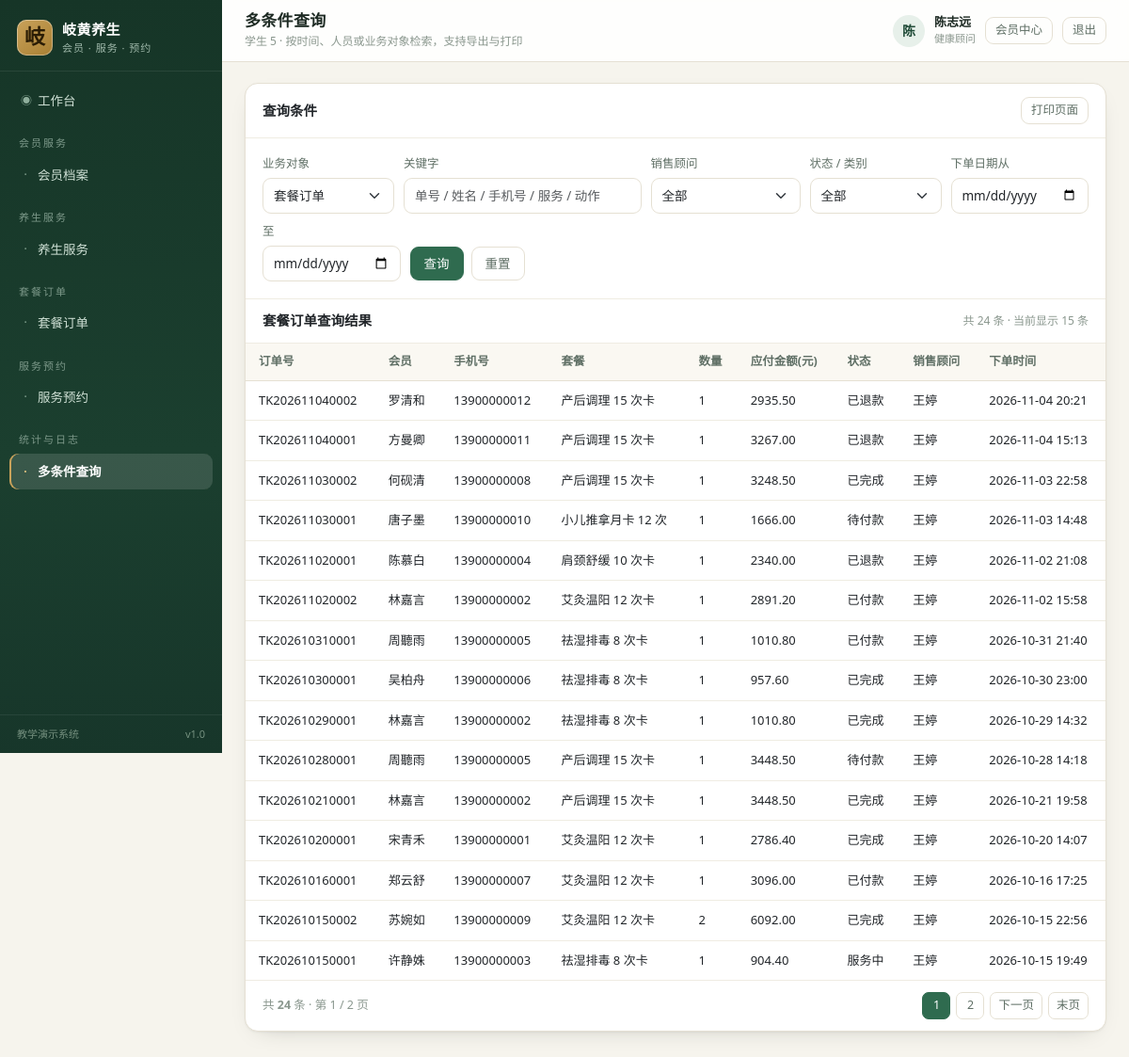
Screenshot of /reports/search/ (signed in) with the database file from the repository.
### core/models.py (models this page shows, shortened)
class Menu(models.Model):
    GROUP_CHOICES = [
        ("member", "会员服务"),
        ("service", "养生服务"),
        ("order", "套餐订单"),
        ("appointment", "服务预约"),
        ("report", "统计与日志"),
        ("system", "系统管理"),
    ]
    code = models.CharField("菜单编码", max_length=50, unique=True)
    name = models.CharField("菜单名称", max_length=50)
    url_name = models.CharField("路由名称", max_length=80)
    perm_codename = models.CharField("所需权限", max_length=100, blank=True,
                                     help_text="如 services.view_healthservice，留空表示登录即可访问")
    icon = models.CharField("图标", max_length=40, default="bi-circle")
    role_scope = models.CharField(
        "适用角色", max_length=120, blank=True,
        help_text="逗号分隔的角色编码（如 member,therapist），留空表示全部角色",
    )
    group = models.CharField("分组", max_length=20, choices=GROUP_CHOICES, default="service")
    sort_order = models.IntegerField("排序", default=0)
    is_active = models.BooleanField("启用", default=True)
    class Meta:
        verbose_name = "系统菜单"
        verbose_name_plural = "系统菜单"
        ordering = ["group", "sort_order", "id"]

### accounts/models.py (models this page shows, shortened)
class User(AbstractUser):
    ROLE_CHOICES = [
        ("admin", "系统管理员"),
        ("service_manager", "服务主管"),
        ("order_clerk", "订单专员"),
        ("therapist", "健康顾问"),
        ("reporter", "报表专员"),
        ("member", "会员"),
    ]
    ROLE_GROUP_MAP = {
        "admin": "系统管理员",
        "service_manager": "服务主管",
        "order_clerk": "订单专员",
        "therapist": "健康顾问",
        "reporter": "报表专员",
        "member": "会员",
    }
    role = models.CharField("角色", max_length=30, choices=ROLE_CHOICES, default="member")
    display_name = models.CharField("姓名", max_length=30, blank=True)
    phone = models.CharField("联系电话", max_length=20, blank=True)
    last_login_ip = models.CharField("最近登录IP", max_length=45, blank=True)
    class Meta:
        verbose_name = "系统用户"
        verbose_name_plural = "系统用户"
        ordering = ["-date_joined"]
    @property
    def is_member(self):
        return self.role == "member"

class Member(models.Model):
    LEVEL_CHOICES = [
        ("bronze", "普通会员"),
        ("silver", "银卡会员"),
        ("gold", "金卡会员"),
        ("diamond", "钻石会员"),
    ]
    LEVEL_DISCOUNT = {"bronze": 1.00, "silver": 0.95, "gold": 0.90, "diamond": 0.85}
    GENDER_CHOICES = [("M", "男"), ("F", "女"), ("U", "未知")]
    member_no = models.CharField("会员编号", max_length=20, unique=True, db_index=True)
    user = models.OneToOneField(
        "accounts.User", verbose_name="登录账号", on_delete=models.SET_NULL,
        null=True, blank=True, related_name="member_profile",
    )
    name = models.CharField("会员姓名", max_length=30)
    gender = models.CharField("性别", max_length=1, choices=GENDER_CHOICES, default="U")
    birthday = models.DateField("出生日期", null=True, blank=True)
    phone = models.CharField("手机号", max_length=20, unique=True)
    level = models.CharField("会员等级", max_length=20, choices=LEVEL_CHOICES, default="bronze")
    points = models.IntegerField("积分", default=0)
    balance = models.DecimalField("账户余额", max_digits=10, decimal_places=2, default=0)
    constitution = models.CharField("中医体质", max_length=30, blank=True,
                                    help_text="如 平和质、气虚质、阳虚质、痰湿质等")
    health_notes = models.TextField("健康备注", blank=True)
    allergy = models.CharField("过敏史", max_length=120, blank=True)
    tags = models.CharField("标签", max_length=120, blank=True, help_text="逗号分隔，如 肩颈不适,睡眠差")
    join_date = models.DateField("入会日期", default=local_today)
    is_active = models.BooleanField("有效", default=True)
    remark = models.TextField("其他说明", blank=True)
    created_by = models.ForeignKey(
        "accounts.User", verbose_name="建档人", on_delete=models.SET_NULL,
        null=True, blank=True, related_name="created_members",
    )
    created_at = models.DateTimeField("创建时间", auto_now_add=True)
    updated_at = models.DateTimeField("更新时间", auto_now=True)
    class Meta:
        verbose_name = "会员档案"
        verbose_name_plural = "会员档案"
        ordering = ["-created_at"]
        indexes = [models.Index(fields=["level", "is_active"])]

### orders/models.py (models this page shows, shortened)
class Order(models.Model):
    STATUS_CHOICES = [
        ("pending", "待付款"),
        ("paid", "已付款"),
        ("servicing", "服务中"),
        ("completed", "已完成"),
        ("cancelled", "已取消"),
        ("refunded", "已退款"),
    ]
    STATUS_FLOW = {
        "pending": ["paid", "cancelled"],
        "paid": ["servicing", "refunded"],
        "servicing": ["completed", "refunded"],
        "completed": [],
        "cancelled": [],
        "refunded": [],
    }
    order_no = models.CharField("订单号", max_length=24, unique=True, db_index=True)
    member = models.ForeignKey("accounts.Member", verbose_name="会员", on_delete=models.PROTECT,
                               related_name="orders")
    package = models.ForeignKey(Package, verbose_name="套餐", on_delete=models.PROTECT, related_name="orders")
    quantity = models.IntegerField("购买数量", default=1)
    unit_price = models.DecimalField("单价(元)", max_digits=10, decimal_places=2, default=0)
    total_amount = models.DecimalField("明细合计(元)", max_digits=12, decimal_places=2, default=0)
    discount_amount = models.DecimalField("优惠金额(元)", max_digits=10, decimal_places=2, default=0)
    pay_amount = models.DecimalField("应付金额(元)", max_digits=12, decimal_places=2, default=0)
    status = models.CharField("订单状态", max_length=20, choices=STATUS_CHOICES, default="pending")
    salesperson = models.ForeignKey("accounts.User", verbose_name="销售顾问", on_delete=models.SET_NULL,
                                    null=True, blank=True, related_name="orders")
    remark = models.TextField("订单备注", blank=True)
    cancel_reason = models.CharField("取消/退款原因", max_length=200, blank=True)
    created_at = models.DateTimeField("下单时间", auto_now_add=True)
    updated_at = models.DateTimeField("更新时间", auto_now=True)
    paid_at = models.DateTimeField("付款时间", null=True, blank=True)
    completed_at = models.DateTimeField("完成时间", null=True, blank=True)
    class Meta:
        verbose_name = "套餐订单"
        verbose_name_plural = "套餐订单"
        ordering = ["-created_at"]
        permissions = [
            ("export_order", "导出套餐订单数据"),
            ("change_order_status", "变更订单状态"),
        ]
        indexes = [models.Index(fields=["status", "created_at"])]

class Package(models.Model):
    STATUS_CHOICES = [("on", "在售"), ("off", "停售")]
    code = models.CharField("套餐编码", max_length=20, unique=True)
    name = models.CharField("套餐名称", max_length=60)
    description = models.TextField("套餐说明", blank=True)
    price = models.DecimalField("套餐原价(元)", max_digits=10, decimal_places=2, default=0)
    member_price = models.DecimalField("会员价(元)", max_digits=10, decimal_places=2, default=0)
    valid_days = models.IntegerField("有效期(天)", default=365)
    status = models.CharField("状态", max_length=10, choices=STATUS_CHOICES, default="on")
    is_recommended = models.BooleanField("推荐套餐", default=False)
    created_at = models.DateTimeField("创建时间", auto_now_add=True)
    class Meta:
        verbose_name = "养生套餐"
        verbose_name_plural = "养生套餐"
        ordering = ["-is_recommended", "id"]

### reports/views.py (the view)
# urls.py: path("search/", views.SearchView.as_view(), name="search"),
class SearchView(PermRequiredMixin, View):
    permission_required = "core.query_report"
    template_name = "reports/search.html"
    def get(self, request):
        key = request.GET.get("dataset", "orders")
        ctx = _context(request, key)
        record_log(request, "多条件查询", category="query", target_type="Report",
                   target_repr=ctx["dataset"]["title"],
                   detail=f"关键字={ctx['keyword'] or '空'}；状态={ctx['status'] or '全部'}；"
                          f"时间={ctx['date_from'] or '不限'}~{ctx['date_to'] or '不限'}；命中 {ctx['total']} 条")
        return render(request, self.template_name, ctx)

### core/context_processors.py (called while the page is built)
def navigation(request):
    user = getattr(request, "user", None)
    if user is None or not user.is_authenticated:
        return {"nav_groups": [], "nav_menus": []}
    role = getattr(user, "role", "")
    menus = []
    for menu in Menu.objects.filter(is_active=True):
        if menu.role_scope and role not in [r.strip() for r in menu.role_scope.split(",") if r.strip()]:
            continue
        if not menu.perm_codename or user.has_perm(menu.perm_codename):
            menus.append(menu)
    group_labels = dict(Menu.GROUP_CHOICES)
    groups = []
    for code, label in Menu.GROUP_CHOICES:
        items = [m for m in menus if m.group == code]
        if items:
            groups.append({"code": code, "label": group_labels.get(code, label), "items": items})
    return {"nav_groups": groups, "nav_menus": menus}

### core/templatetags/ui_tags.py (called while the page is built)
@register.simple_tag(takes_context=True)
def querystring(context, **kwargs):
    request = context.get("request")
    query = request.GET.copy() if request else {}
    for key, value in kwargs.items():
        if value in (None, ""):
            query.pop(key, None)
        else:
            query[key] = value
    return query.urlencode() if hasattr(query, "urlencode") else ""

@register.simple_tag(takes_context=True)
def active_nav(context, url_name):
    request = context.get("request")
    if not request:
        return ""
    resolver = getattr(request, "resolver_match", None)
    if not resolver:
        return ""
    current = resolver.view_name or ""
    return "active" if current == url_name or current.startswith(url_name + "_") else ""

@register.inclusion_tag("core/_pager.html", takes_context=True)
def pager(context, page_obj):
    return {"page_obj": page_obj, "request": context.get("request")}

### core/utils.py (called while the page is built, shortened)
def get_client_ip(request):
    forwarded = request.META.get("HTTP_X_FORWARDED_FOR")
    if forwarded:
        return forwarded.split(",")[0].strip()
    return request.META.get("REMOTE_ADDR", "")

def paginate(request, queryset, per_page=10):
    try:
        per_page = int(request.GET.get("per_page", per_page))
    except (TypeError, ValueError):
        per_page = 10
    per_page = max(5, min(per_page, 100))
    paginator = Paginator(queryset, per_page)
    return paginator.get_page(request.GET.get("page"))

def parse_date(value, default=None):
    if not value:
        return default

### templates/reports/search.html (shortened to what this page needs)
{% extends "base.html" %}
{% load ui_tags %}
{% block page_title %}多条件查询{% endblock %}
{% block breadcrumb %}<div class="crumb">学生 5 · 按时间、人员或业务对象检索，支持导出与打印</div>{% endblock %}
{% block content %}
<div class="card">
  <div class="card-head">
    <h2>查询条件</h2>
    <div style="display:flex;gap:8px">
      <a class="btn btn-sm btn-outline-secondary" target="_blank"
         href="{% url 'reports:print' %}?{{ request.GET.urlencode }}">打印页面</a>
    </div>
  </div>
  <div class="card-body">
    <form method="get" class="filter-bar">
      <div class="field">
        <label>业务对象</label>
        <select class="form-select" name="dataset">
          {% for key, ds in datasets.items %}
            <option value="{{ key }}" {% if dataset_key == key %}selected{% endif %}>{{ ds.title }}</option>
          {% endfor %}
        </select>
      </div>
      <div class="field grow">
        <label>关键字</label>
        <input class="form-control" name="keyword" value="{{ keyword }}"
               placeholder="单号 / 姓名 / 手机号 / 服务 / 动作">
      </div>
      <div class="field">
        <label>{{ dataset.person_label }}</label>
        <select class="form-select" name="person">
          <option value="">全部</option>
        </select>
      </div>
      <div class="field">
        <label>状态 / 类别</label>
        <select class="form-select" name="status">
          <option value="">全部</option>
        </select>
      </div>
      <div class="field">
        <label>{{ dataset.date_label }}从</label>
        <input class="form-control" type="date" name="date_from" value="{{ date_from }}">
      </div>
      <div class="field">
        <label>至</label>
        <input class="form-control" type="date" name="date_to" value="{{ date_to }}">
      </div>
      <div class="actions">
        <button class="btn btn-primary" type="submit">查询</button>
        <a class="btn btn-outline-secondary" href="{% url 'reports:search' %}">重置</a>
      </div>
    </form>
  </div>
  <div class="card-head" style="border-top:1px solid #efece2">
    <h2>{{ dataset.title }}查询结果</h2>
    <span class="sub">共 {{ total }} 条 · 当前显示 {{ rows|length }} 条</span>
  </div>
  <div class="table-wrap">
    <table class="data">
      <thead><tr>{% for h in headers %}<th>{{ h }}</th>{% endfor %}</tr></thead>
      <tbody>
        {% for row in rows %}
        <tr>{% for cell in row %}<td>{{ cell|default:"—" }}</td>{% endfor %}</tr>
        {% empty %}
        <tr><td colspan="{{ headers|length }}"><div class="empty"><span class="big">◇</span>没有符合条件的记录</div></td></tr>
        {% endfor %}
      </tbody>
    </table>
  </div>
  {% pager page_obj %}
</div>
{% endblock %}

### templates/base.html (shortened to what this page needs)
{% load static ui_tags %}<!DOCTYPE html>
<html lang="zh-CN">
<head>
  <link rel="stylesheet" href="{% static 'vendor/bootstrap.min.css' %}">
  <link rel="stylesheet" href="{% static 'css/app.css' %}">
</head>
<body>
<div class="layout">
  <aside class="sidebar" id="sidebar">
    <a class="brand" href="{% url 'dashboard' %}">
      <span class="brand-mark">岐</span>
      <span class="brand-text">
        <strong>岐黄养生</strong>
        <small>会员 · 服务 · 预约</small>
      </span>
    </a>
    <nav class="nav-list">
      {% if not user.is_member %}
      <a class="nav-item {% active_nav 'dashboard' %}" href="{% url 'dashboard' %}">
        <span class="nav-icon">◉</span> 工作台
      </a>
      {% endif %}
      {% for group in nav_groups %}
        <div class="nav-group">{{ group.label }}</div>
        {% for menu in group.items %}
          <a class="nav-item {% active_nav menu.url_name %}" href="{% url menu.url_name %}">
            <span class="nav-icon">·</span> {{ menu.name }}
          </a>
        {% endfor %}
      {% endfor %}
    </nav>
    <div class="sidebar-foot">
      <span>教学演示系统</span>
      <span class="ver">v1.0</span>
    </div>
  </aside>
  <div class="main">
    <header class="topbar">
      <div class="page-heading">
        <h1>{% block page_title %}工作台{% endblock %}</h1>
        {% block breadcrumb %}{% endblock %}
      </div>
      <div class="user-box">
        <span class="avatar">{{ user.display_name|default:user.username|slice:":1" }}</span>
        <span class="user-meta">
          <strong>{{ user.display_name|default:user.username }}</strong>
          <small>{{ user.get_role_display }}</small>
        </span>
        <a class="btn btn-sm btn-outline-secondary" href="{% url 'accounts:profile' %}">会员中心</a>
        <form method="post" action="{% url 'accounts:logout' %}" class="d-inline">
          <button class="btn btn-sm btn-outline-secondary" type="submit">退出</button>
        </form>
      </div>
    </header>
    <main class="content">
      {% block content %}{% endblock %}
    </main>
  </div>
</div>
</body>
</html>

### rows the page displays
Menu: name "会员档案"
Menu: name "养生服务"
Menu: name "套餐订单", title "套餐订单"
Menu: name "服务预约"
Menu: name "多条件查询"
User: display_name "陈", display_name "陈志远", role "健康顾问"
Order: row "TK202611040002"
Member: row "罗清和" "13900000012"
Package: row "产后调理 15 次卡" "产后调理 15 次卡" "产后调理 15 次卡" "产后调理 15 次卡" "产后调理 15 次卡"
User: row "王婷" "王婷" "王婷" "王婷" "王婷" "王婷" "王婷" "王婷" "王婷" "王婷" "王婷" "王婷" "王婷" "王婷" "王婷"
Order: row "TK202611040001"
Member: row "方曼卿" "13900000011"
Order: row "TK202611030002"
Member: row "何砚清" "13900000008"
Order: row "TK202611030001"
Member: row "唐子墨" "13900000010"
Package: row "小儿推拿月卡 12 次"
Order: row "TK202611020001"
Member: row "陈慕白" "13900000004"
Package: row "肩颈舒缓 10 次卡"
Order: row "TK202611020002"
Member: row "林嘉言" "13900000002" "林嘉言" "13900000002" "林嘉言" "13900000002"
Package: row "艾灸温阳 12 次卡" "艾灸温阳 12 次卡" "艾灸温阳 12 次卡" "艾灸温阳 12 次卡"
Order: row "TK202610310001"
Member: row "周聽雨" "13900000005" "周聽雨" "13900000005"
Package: row "祛湿排毒 8 次卡" "祛湿排毒 8 次卡" "祛湿排毒 8 次卡" "祛湿排毒 8 次卡"
Order: row "TK202610300001"
Member: row "吴柏舟" "13900000006"
Order: row "TK202610290001"
Order: row "TK202610280001"
Order: row "TK202610210001"
Order: row "TK202610200001"
Member: row "宋青禾" "13900000001"
Order: row "TK202610160001"
Member: row "郑云舒" "13900000007"
Order: row "TK202610150002"
Member: row "苏婉如" "13900000009"
Order: row "TK202610150001"
Member: row "许静姝" "13900000003"

### other values shown
{{ group.label }} "会员服务" "养生服务" "套餐订单" "服务预约" "统计与日志"
{{ dataset.person_label }} "销售顾问"
{{ dataset.date_label }} "下单日期"
{{ total }} "24"
{{ rows|length }} "15"
{{ h }} "订单号" "会员" "手机号" "套餐" "数量" "应付金额(元)" "状态" "销售顾问" "下单时间"
{{ cell|default:"—" }} "1" "2935.50" "已退款" "2026-11-04 20:21" "1" "3267.00" "已退款" "2026-11-04 15:13" "1" "3248.50" "已完成" "2026-11-03 22:58" "1" "1666.00" "待付款" "2026-11-03 14:48" "1" "2340.00" "已退款" "2026-11-02 21:08" "1" "2891.20" "已付款" "2026-11-02 15:58" "1" "1010.80" "已付款" "2026-10-31 21:40" "1" "957.60" "已完成" "2026-10-30 23:00" "1" "1010.80" "已完成" "2026-10-29 14:32" "1" "3448.50" "待付款" "2026-10-28 14:18" "1" "3448.50" "已完成" "2026-10-21 19:58" "1" "2786.40" "已完成" "2026-10-20 14:07" "1" "3096.00" "已付款" "2026-10-16 17:25" "2" "6092.00" "已完成" "2026-10-15 22:56" "1" "904.40" "服务中" "2026-10-15 19:49"
{{ page_obj.paginator.count }} "24"
{{ page_obj.number }} "1"
{{ page_obj.paginator.num_pages }} "2"
{{ num }} "1"
{{ num }} "2"
form field dataset "套餐订单"
